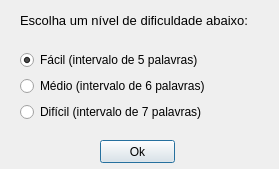
<?xml version="1.0" encoding="UTF-8"?>
<ui version="4.0">
 <class>NivelDificuldade</class>
 <widget class="QDialog" name="NivelDificuldade">
  <property name="geometry">
   <rect>
    <x>0</x>
    <y>0</y>
    <width>279</width>
    <height>169</height>
   </rect>
  </property>
  <property name="windowTitle">
   <string>Dialog</string>
  </property>
  <widget class="QLabel" name="texto">
   <property name="geometry">
    <rect>
     <x>20</x>
     <y>10</y>
     <width>241</width>
     <height>21</height>
    </rect>
   </property>
   <property name="font">
    <font>
     <pointsize>10</pointsize>
    </font>
   </property>
   <property name="text">
    <string>Escolha um nível de dificuldade abaixo:</string>
   </property>
  </widget>
  <widget class="QPushButton" name="ok">
   <property name="geometry">
    <rect>
     <x>100</x>
     <y>140</y>
     <width>75</width>
     <height>23</height>
    </rect>
   </property>
   <property name="text">
    <string>Ok</string>
   </property>
  </widget>
  <widget class="QWidget" name="layoutWidget">
   <property name="geometry">
    <rect>
     <x>20</x>
     <y>50</y>
     <width>234</width>
     <height>74</height>
    </rect>
   </property>
   <layout class="QFormLayout" name="formLayout">
    <item row="0" column="0">
     <widget class="QRadioButton" name="facil">
      <property name="text">
       <string>Fácil (intervalo de 5 palavras)</string>
      </property>
      <property name="checked">
       <bool>true</bool>
      </property>
     </widget>
    </item>
    <item row="1" column="0">
     <widget class="QRadioButton" name="medio">
      <property name="text">
       <string>Médio (intervalo de 6 palavras)</string>
      </property>
     </widget>
    </item>
    <item row="2" column="0">
     <widget class="QRadioButton" name="dificil">
      <property name="text">
       <string>Difícil (intervalo de 7 palavras)</string>
      </property>
     </widget>
    </item>
   </layout>
  </widget>
 </widget>
 <resources/>
 <connections/>
</ui>
